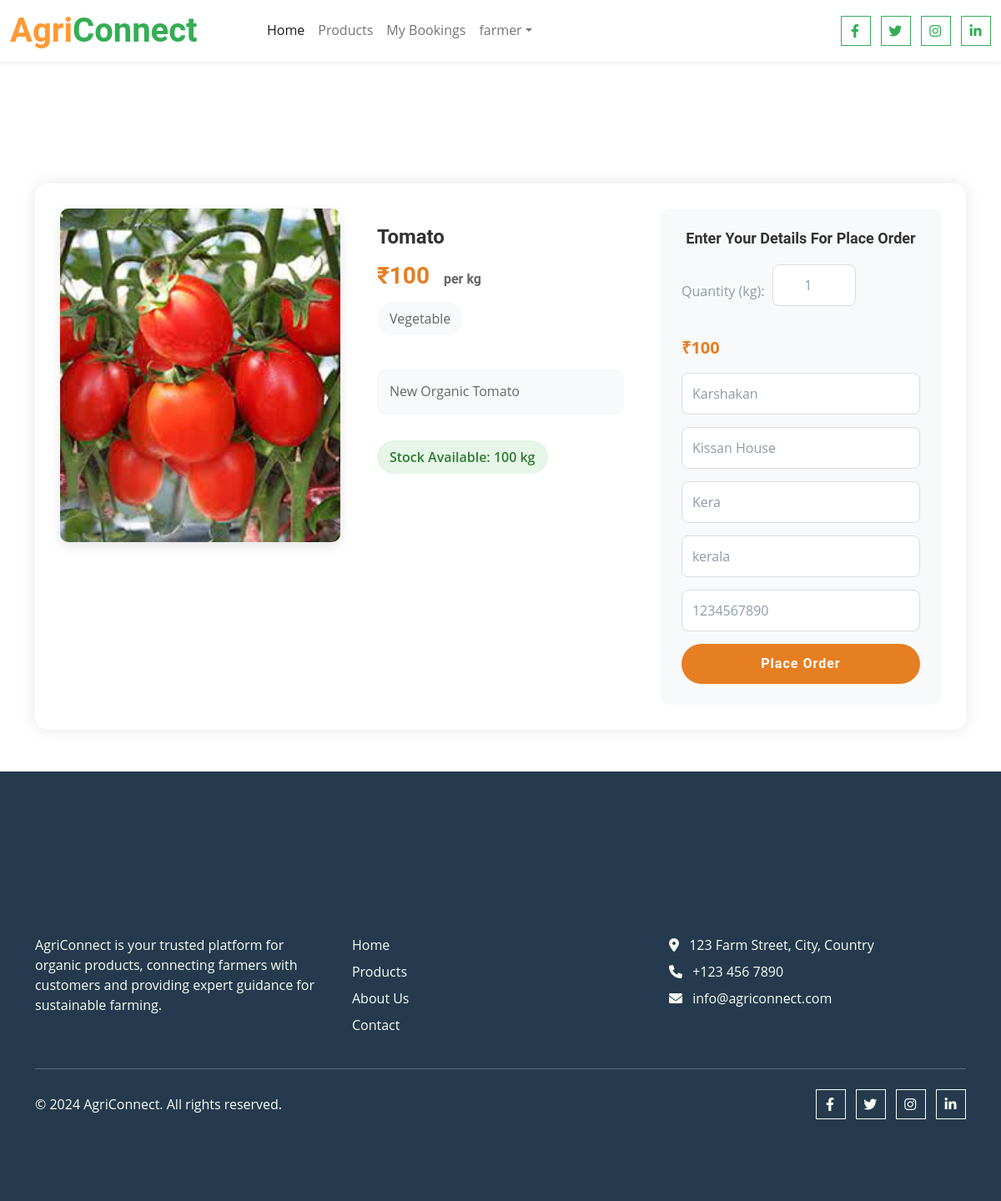
The page /Products/ProductSingleViewCustomer/2 (signed in) on the database its author committed.
### Products/models.py (models this page shows)
class ProductForCustomer(models.Model):
    options = (
    ("Fruits","Fruits"),
    ("Vegetable","Vegetable"),
    ("other","other")
    )
    Product_Name = models.CharField(max_length=244)
    Product_Category = models.CharField(max_length=255,choices=options)
    Product_price = models.IntegerField()
    Product_Discription = models.CharField(max_length=1000)
    Product_Stock = models.IntegerField()
    Product_Image = models.FileField(upload_to="Customer_products")
    user = models.ForeignKey(User,on_delete=models.CASCADE,null=True,blank=True)
    date = models.DateField(auto_now_add=True)
    status = models.BooleanField(default=False)

### Home/models.py (models this page shows)
class UserData(models.Model):
    name = models.CharField(max_length=255)
    house = models.CharField(max_length=255)
    phone = models.CharField(max_length=255)
    city = models.CharField(max_length=255)
    state = models.CharField(max_length=255)
    user = models.ForeignKey(User,on_delete=models.CASCADE,null=True,blank=True)

### Products/views.py (the view, shortened to what this page needs)
# urls.py: path("ProductSingleViewCustomer/<int:pk>",views.ProductSingleViewCustomer,name="ProductSingleViewCustomer"),
@login_required(login_url="SignIn")
def ProductSingleViewCustomer(request,pk):
    product = ProductForCustomer.objects.filter(id = pk)
    product1 = ProductForCustomer.objects.get(id = pk)
    userdata1 = UserData.objects.filter(user = request.user)
    context = {
        "product":product,
        "userdata1":userdata1,
        "datalen":len(userdata1)
    }
    return render(request,'productview.html',context)

### templates/productview.html (shortened to what this page needs)
{% extends 'index.html' %}
{% block content %}
<div class="container">
    {% for i in product %}
    <div class="product-container">
        <div class="row">
            <div class="col-md-4">
                <img src="{{i.Product_Image.url}}" class="product-image" alt="{{i.Product_Name}}">
            </div>
            <div class="col-md-4">
                <div class="product-details">
                    <h2 class="product-title">{{i.Product_Name}}</h2>
                    <h3 class="product-price">
                        <span id="price-per-kg-{{i.id}}" data-price="{{i.Product_price}}">₹{{i.Product_price}}</span>
                        <span class="price-per-kg">per kg</span>
                    </h3>
                    <span class="product-category">{{i.Product_Category}}</span>
                    <div class="product-description">
                        {{i.Product_Discription}}
                    </div>
                    <span class="product-stock" id="stock-{{i.id}}" data-stock="{{i.Product_Stock}}">
                        Stock Available: {{i.Product_Stock}} kg
                    </span>
                </div>
            </div>
            <div class="col-md-4">
                <div class="order-form">
                    <h4 class="form-title">Enter Your Details For Place Order</h4>
                    {% if datalen <= 0 %}
                    <form method="post">
                        {% csrf_token %}
                        <div class="quantity-selector">
                            <label for="quantity-{{i.id}}">Quantity (kg):</label>
                            <input type="number" id="quantity-{{i.id}}" class="form-control quantity-input"
                                   min="1" max="{{i.Product_Stock}}" value="1"
                                   onchange="updatePrice('{{i.id}}')" required>
                        </div>
                        <div class="total-price" id="total-price-{{i.id}}">₹{{i.Product_price}}</div>
                        <div class="stock-warning" id="stock-warning-{{i.id}}">
                            Requested quantity exceeds available stock!
                        </div>
                        <input type="hidden" name="quantity" id="quantity-input-{{i.id}}" value="1">
                        <input type="hidden" name="total_price" id="total-price-input-{{i.id}}" value="{{i.Product_price}}">
                        <input type="text" name="name" class="form-control" placeholder="Name" required>
                        <input type="text" name="house" class="form-control" placeholder="House" required>
                        <input type="text" name="city" class="form-control" placeholder="City" required>
                        <input type="text" name="state" class="form-control" placeholder="State" required>
                        <input type="number" name="phone" class="form-control" placeholder="Phone Number" required>
                        <button type="submit" id="order-button-{{i.id}}" class="btn btn-order">Place Order</button>
                    </form>
                    {% else %}
                    <form method="post">
                        <div class="quantity-selector">
                            <label for="quantity-{{i.id}}">Quantity (kg):</label>
                            <input type="number" id="quantity-{{i.id}}" class="form-control quantity-input"
                                   min="1" max="{{i.Product_Stock}}" value="1"
                                   onchange="updatePrice('{{i.id}}')" required>
                        </div>
                        <div class="total-price" id="total-price-{{i.id}}">₹{{i.Product_price}}</div>
                        {% for userdata in userdata1 %}
                        <input type="text" name="name" class="form-control" placeholder="Name" value="{{userdata.name}}" required>
                        <input type="text" name="house" class="form-control" placeholder="House" value="{{userdata.house}}" required>
                        <input type="text" name="city" class="form-control" placeholder="City" value="{{userdata.city}}" required>
                        <input type="text" name="state" class="form-control" placeholder="State" value="{{userdata.state}}" required>
                        <input type="number" name="phone" class="form-control" placeholder="Phone Number" value="{{userdata.phone}}" required>
                        <button type="submit" id="order-button-{{i.id}}" class="btn btn-order">Place Order</button>
                        {% endfor %}
                    </form>
                    {% endif %}
                </div>
            </div>
        </div>
    </div>
    {% endfor %}
</div>
{% endblock %}

### templates/index.html (shortened to what this page needs)
{% load static %}
<!DOCTYPE html>
<html lang="en">
<head>
    <link href="https://cdnjs.cloudflare.com/ajax/libs/font-awesome/6.0.0/css/all.min.css" rel="stylesheet">
    <link href="https://cdn.jsdelivr.net/npm/bootstrap-icons@1.8.1/font/bootstrap-icons.css" rel="stylesheet">
    <link href="{%static 'lib/owlcarousel/assets/owl.carousel.min.css' %}" rel="stylesheet">
    <link href="{%static 'css/bootstrap.min.css' %}" rel="stylesheet">
    <link href="{%static 'css/style.css' %}" rel="stylesheet">
</head>
<body>
    <header class="fixed-top">
        <div class="container-fluid bg-white shadow-sm">
            <div class="row py-2">
                <div class="col-lg-3 d-flex align-items-center">
                    <a href="{%url 'Index' %}" class="navbar-brand">
                        <h1 class="m-0 text-primary"><span class="text-secondary">Agri</span>Connect</h1>
                    </a>
                </div>
                <div class="col-lg-6">
                    <nav class="navbar navbar-expand-lg navbar-light justify-content-center">
                        <div class="collapse navbar-collapse" id="navbarCollapse">
                            <div class="navbar-nav">
                                <a href="{%url 'Index' %}" class="nav-item nav-link active">Home</a>
                                {% if request.user.is_authenticated %}
                                    <a href="{%url 'AllProducts' %}" class="nav-item nav-link">Products</a>
                                    <a href="{%url 'CustomerMybooking' %}" class="nav-item nav-link">My Bookings</a>
                                    <div class="nav-item dropdown">
                                        <a href="#" class="nav-link dropdown-toggle" data-bs-toggle="dropdown">{{request.user}}</a>
                                    </div>
                                {% endif %}
                            </div>
                        </div>
                    </nav>
                </div>
                <div class="col-lg-3 d-flex align-items-center justify-content-end">
                    <div class="social-links">
                        <a href="#" class="btn btn-outline-primary btn-square me-2"><i class="fab fa-facebook-f"></i></a>
                        <a href="#" class="btn btn-outline-primary btn-square me-2"><i class="fab fa-twitter"></i></a>
                        <a href="#" class="btn btn-outline-primary btn-square me-2"><i class="fab fa-instagram"></i></a>
                        <a href="#" class="btn btn-outline-primary btn-square"><i class="fab fa-linkedin-in"></i></a>
                    </div>
                </div>
            </div>
        </div>
    </header>
    {% block content %}{% endblock %}
    <footer class="bg-dark text-light py-5">
        <div class="container">
            <div class="row g-4">
                <div class="col-lg-4">
                    <h5 class="mb-4">About AgriConnect</h5>
                    <p class="mb-4">AgriConnect is your trusted platform for organic products, connecting farmers with customers and providing expert guidance for sustainable farming.</p>
                </div>
                <div class="col-lg-4">
                    <h5 class="mb-4">Quick Links</h5>
                    <ul class="list-unstyled">
                        <li class="mb-2"><a href="{%url 'Index' %}" class="text-light text-decoration-none">Home</a></li>
                        <li class="mb-2"><a href="{%url 'AllProducts' %}" class="text-light text-decoration-none">Products</a></li>
                        <li class="mb-2"><a href="#" class="text-light text-decoration-none">About Us</a></li>
                        <li class="mb-2"><a href="#" class="text-light text-decoration-none">Contact</a></li>
                    </ul>
                </div>
                <div class="col-lg-4">
                    <h5 class="mb-4">Contact Info</h5>
                    <ul class="list-unstyled">
                        <li class="mb-2"><i class="fas fa-map-marker-alt me-2"></i> 123 Farm Street, City, Country</li>
                        <li class="mb-2"><i class="fas fa-phone me-2"></i> +123 456 7890</li>
                        <li class="mb-2"><i class="fas fa-envelope me-2"></i> info@agriconnect.com</li>
                    </ul>
                </div>
            </div>
            <hr class="my-4">
            <div class="row align-items-center">
                <div class="col-md-6 text-center text-md-start">
                    <p class="mb-0">&copy; 2024 AgriConnect. All rights reserved.</p>
                </div>
                <div class="col-md-6 text-center text-md-end">
                    <div class="social-links">
                        <a href="#" class="btn btn-outline-light btn-square me-2"><i class="fab fa-facebook-f"></i></a>
                        <a href="#" class="btn btn-outline-light btn-square me-2"><i class="fab fa-twitter"></i></a>
                        <a href="#" class="btn btn-outline-light btn-square me-2"><i class="fab fa-instagram"></i></a>
                        <a href="#" class="btn btn-outline-light btn-square"><i class="fab fa-linkedin-in"></i></a>
                    </div>
                </div>
            </div>
        </div>
    </footer>
</body>
</html>

### static/css/style.css (style rules this page uses)
:root { --primary: #34AD54; --secondary: #FF9933; --light: #F6FFF2; --dark: #263A4F; }
.btn { font-family: 'Roboto', sans-serif; letter-spacing: 1px; font-weight: 700; transition: .5s; }
.btn-square { width: 36px; height: 36px; }
.btn-square, .btn-sm-square, .btn-lg-square { padding-left: 0; padding-right: 0; text-align: center; }

### templates/index.html (style rules this page uses)
body { padding-top: 100px; }
.fixed-top { z-index: 1030; background: white; }

### templates/productview.html (style rules this page uses)
.product-container { background: white; border-radius: 15px; box-shadow: 0 0 20px rgba(0,0,0,0.1); padding: 30px; margin: 20px auto; }
.product-image { width: 100%; height: 400px; object-fit: cover; border-radius: 10px; box-shadow: 0 5px 15px rgba(0,0,0,0.1); }
.product-details { padding: 20px; }
.product-title { color: #333; font-size: 24px; margin-bottom: 15px; }
.product-price { color: #e67e22; font-size: 28px; font-weight: bold; margin-bottom: 15px; }
.product-category { background: #f8f9fa; padding: 8px 15px; border-radius: 20px; display: inline-block; color: #666; margin-bottom: 20px; }
.product-description { color: #666; font-size: 16px; line-height: 1.6; margin: 20px 0; padding: 15px; background: #f8f9fa; border-radius: 10px; }
.product-stock { background: #e8f5e9; padding: 8px 15px; border-radius: 20px; display: inline-block; color: #2e7d32; font-weight: 600; margin-top: 10px; }
.order-form { background: #f8f9fa; padding: 25px; border-radius: 10px; }
.form-title { color: #333; font-size: 18px; margin-bottom: 20px; text-align: center; }
.form-control { width: 100%; padding: 12px; margin-bottom: 15px; border: 1px solid #ddd; border-radius: 8px; transition: all 0.3s ease; }
.btn-order { background: #e67e22; color: white; padding: 12px 30px; border-radius: 25px; border: none; width: 100%; font-weight: 600; transition: all 0.3s ease; }
.container { padding-top: 100px; margin-bottom: 50px; }
.quantity-selector { display: flex; align-items: center; margin: 20px 0; gap: 10px; }
.quantity-input { width: 100px !important; text-align: center; }
.price-per-kg { font-size: 16px; color: #666; margin-left: 10px; }
.total-price { color: #e67e22; font-size: 20px; font-weight: bold; margin: 15px 0; }

### rows shown on the page
ProductForCustomer: Product_Image (picture), Product_Name "Tomato", Product_price "100", Product_Category "Vegetable", Product_Discription "New Organic Tomato", Product_Stock "100"
UserData: name "Karshakan", house "Kissan House", city "Kera", state "kerala", phone "1234567890"

### other values the page prints
{{ request.user }} "farmer"
